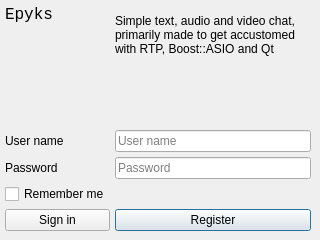
<?xml version="1.0" encoding="UTF-8"?>
<ui version="4.0">
 <class>LoginDialog</class>
 <widget class="QDialog" name="LoginDialog">
  <property name="windowModality">
   <enum>Qt::ApplicationModal</enum>
  </property>
  <property name="geometry">
   <rect>
    <x>0</x>
    <y>0</y>
    <width>320</width>
    <height>240</height>
   </rect>
  </property>
  <property name="minimumSize">
   <size>
    <width>320</width>
    <height>240</height>
   </size>
  </property>
  <property name="maximumSize">
   <size>
    <width>320</width>
    <height>240</height>
   </size>
  </property>
  <property name="windowTitle">
   <string>epyks - log in</string>
  </property>
  <property name="modal">
   <bool>true</bool>
  </property>
  <widget class="QWidget" name="gridLayoutWidget">
   <property name="geometry">
    <rect>
     <x>0</x>
     <y>0</y>
     <width>321</width>
     <height>241</height>
    </rect>
   </property>
   <layout class="QGridLayout" name="gridLayout">
    <property name="sizeConstraint">
     <enum>QLayout::SetDefaultConstraint</enum>
    </property>
    <property name="leftMargin">
     <number>5</number>
    </property>
    <property name="topMargin">
     <number>5</number>
    </property>
    <property name="rightMargin">
     <number>10</number>
    </property>
    <property name="bottomMargin">
     <number>10</number>
    </property>
    <property name="spacing">
     <number>5</number>
    </property>
    <item row="10" column="4">
     <widget class="QPushButton" name="registerButton">
      <property name="text">
       <string>Register</string>
      </property>
     </widget>
    </item>
    <item row="8" column="3">
     <widget class="QCheckBox" name="remembermeBox">
      <property name="text">
       <string>Remember me</string>
      </property>
     </widget>
    </item>
    <item row="6" column="4">
     <widget class="QLineEdit" name="usernameEdit">
      <property name="maxLength">
       <number>22</number>
      </property>
      <property name="placeholderText">
       <string>User name</string>
      </property>
     </widget>
    </item>
    <item row="10" column="3">
     <widget class="QPushButton" name="signinButton">
      <property name="text">
       <string>Sign in</string>
      </property>
     </widget>
    </item>
    <item row="6" column="3">
     <widget class="QLabel" name="label">
      <property name="text">
       <string>User name</string>
      </property>
     </widget>
    </item>
    <item row="7" column="3">
     <widget class="QLabel" name="label_3">
      <property name="text">
       <string>Password</string>
      </property>
     </widget>
    </item>
    <item row="7" column="4">
     <widget class="QLineEdit" name="passwordEdit">
      <property name="maxLength">
       <number>32</number>
      </property>
      <property name="echoMode">
       <enum>QLineEdit::Password</enum>
      </property>
      <property name="placeholderText">
       <string>Password</string>
      </property>
     </widget>
    </item>
    <item row="4" column="4">
     <widget class="QLabel" name="label_4">
      <property name="text">
       <string>Simple text, audio and video chat, primarily made to get accustomed with RTP, Boost::ASIO and Qt</string>
      </property>
      <property name="wordWrap">
       <bool>true</bool>
      </property>
     </widget>
    </item>
    <item row="5" column="4">
     <spacer name="verticalSpacer">
      <property name="orientation">
       <enum>Qt::Vertical</enum>
      </property>
      <property name="sizeHint" stdset="0">
       <size>
        <width>20</width>
        <height>40</height>
       </size>
      </property>
     </spacer>
    </item>
    <item row="4" column="3">
     <layout class="QVBoxLayout" name="verticalLayout">
      <item>
       <widget class="QLabel" name="label_2">
        <property name="font">
         <font>
          <family>Monospace</family>
          <pointsize>12</pointsize>
         </font>
        </property>
        <property name="text">
         <string>Epyks</string>
        </property>
       </widget>
      </item>
      <item>
       <spacer name="verticalSpacer_2">
        <property name="orientation">
         <enum>Qt::Vertical</enum>
        </property>
        <property name="sizeHint" stdset="0">
         <size>
          <width>20</width>
          <height>40</height>
         </size>
        </property>
       </spacer>
      </item>
     </layout>
    </item>
   </layout>
  </widget>
 </widget>
 <resources/>
 <connections/>
</ui>
